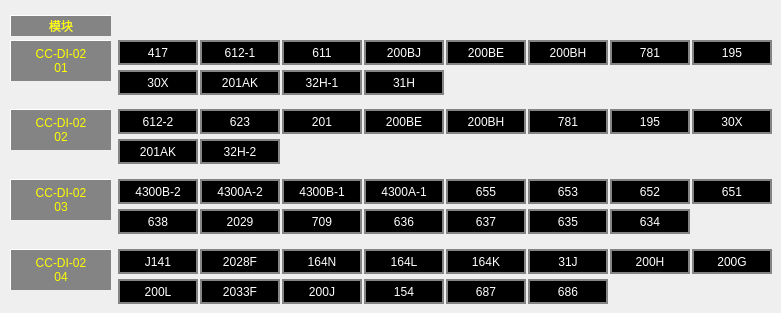
   <widget class="QWidget" name="RIOM2_1">
    <attribute name="title">
     <string>RIOM2-1</string>
    </attribute>
    <widget class="QLabel" name="LBL_DI_02_02_200BH">
     <property name="geometry">
      <rect>
       <x>446</x>
       <y>109</y>
       <width>80</width>
       <height>25</height>
      </rect>
     </property>
     <property name="styleSheet">
      <string notr="true">border:2px solid rgb(132,132,132) ;
background-color: black;
color:white;</string>
     </property>
     <property name="text">
      <string>200BH</string>
     </property>
     <property name="alignment">
      <set>Qt::AlignCenter</set>
     </property>
    </widget>
    <widget class="QLabel" name="LBL_DI_02_03_4300B_1">
     <property name="geometry">
      <rect>
       <x>282</x>
       <y>179</y>
       <width>80</width>
       <height>25</height>
      </rect>
     </property>
     <property name="styleSheet">
      <string notr="true">border:2px solid rgb(132,132,132) ;
background-color: black;
color:white;</string>
     </property>
     <property name="text">
      <string>4300B-1</string>
     </property>
     <property name="alignment">
      <set>Qt::AlignCenter</set>
     </property>
    </widget>
    <widget class="QLabel" name="LBL_DI_02_03_636">
     <property name="geometry">
      <rect>
       <x>364</x>
       <y>209</y>
       <width>80</width>
       <height>25</height>
      </rect>
     </property>
     <property name="styleSheet">
      <string notr="true">border:2px solid rgb(132,132,132) ;
background-color: black;
color:white;</string>
     </property>
     <property name="text">
      <string>636</string>
     </property>
     <property name="alignment">
      <set>Qt::AlignCenter</set>
     </property>
    </widget>
    <widget class="QLabel" name="LBL_DI_02_02_623">
     <property name="geometry">
      <rect>
       <x>200</x>
       <y>109</y>
       <width>80</width>
       <height>25</height>
      </rect>
     </property>
     <property name="styleSheet">
      <string notr="true">border:2px solid rgb(132,132,132) ;
background-color: black;
color:white;</string>
     </property>
     <property name="text">
      <string>623</string>
     </property>
     <property name="alignment">
      <set>Qt::AlignCenter</set>
     </property>
    </widget>
    <widget class="QLabel" name="LBL_DI_02_03_4300A_1">
     <property name="geometry">
      <rect>
       <x>364</x>
       <y>179</y>
       <width>80</width>
       <height>25</height>
      </rect>
     </property>
     <property name="styleSheet">
      <string notr="true">border:2px solid rgb(132,132,132) ;
background-color: black;
color:white;</string>
     </property>
     <property name="text">
      <string>4300A-1</string>
     </property>
     <property name="alignment">
      <set>Qt::AlignCenter</set>
     </property>
    </widget>
    <widget class="QLabel" name="LBL_DI_02_04_31J">
     <property name="geometry">
      <rect>
       <x>528</x>
       <y>249</y>
       <width>80</width>
       <height>25</height>
      </rect>
     </property>
     <property name="styleSheet">
      <string notr="true">border:2px solid rgb(132,132,132) ;
background-color: black;
color:white;</string>
     </property>
     <property name="text">
      <string>31J</string>
     </property>
     <property name="alignment">
      <set>Qt::AlignCenter</set>
     </property>
    </widget>
    <widget class="QLabel" name="LBL_DI_02_01_195">
     <property name="geometry">
      <rect>
       <x>692</x>
       <y>40</y>
       <width>80</width>
       <height>25</height>
      </rect>
     </property>
     <property name="styleSheet">
      <string notr="true">border:2px solid rgb(132,132,132) ;
background-color: black;
color:white;</string>
     </property>
     <property name="text">
      <string>195</string>
     </property>
     <property name="alignment">
      <set>Qt::AlignCenter</set>
     </property>
    </widget>
    <widget class="QLabel" name="LBL_DI_02_04_200H">
     <property name="geometry">
      <rect>
       <x>610</x>
       <y>249</y>
       <width>80</width>
       <height>25</height>
      </rect>
     </property>
     <property name="styleSheet">
      <string notr="true">border:2px solid rgb(132,132,132) ;
background-color: black;
color:white;</string>
     </property>
     <property name="text">
      <string>200H</string>
     </property>
     <property name="alignment">
      <set>Qt::AlignCenter</set>
     </property>
    </widget>
    <widget class="QLabel" name="LBL_DI_02_03_709">
     <property name="geometry">
      <rect>
       <x>282</x>
       <y>209</y>
       <width>80</width>
       <height>25</height>
      </rect>
     </property>
     <property name="styleSheet">
      <string notr="true">border:2px solid rgb(132,132,132) ;
background-color: black;
color:white;</string>
     </property>
     <property name="text">
      <string>709</string>
     </property>
     <property name="alignment">
      <set>Qt::AlignCenter</set>
     </property>
    </widget>
    <widget class="QLabel" name="LBL_RIOM2_1_Mode_4">
     <property name="geometry">
      <rect>
       <x>10</x>
       <y>249</y>
       <width>101</width>
       <height>41</height>
      </rect>
     </property>
     <property name="styleSheet">
      <string notr="true">border-left:1px solid white;
border-top:1px solid white;
background-color: rgb(132, 132, 132);
color:rgb(255,255,0);</string>
     </property>
     <property name="text">
      <string>CC-DI-02
04</string>
     </property>
     <property name="alignment">
      <set>Qt::AlignCenter</set>
     </property>
    </widget>
    <widget class="QLabel" name="LBL_DI_02_03_655">
     <property name="geometry">
      <rect>
       <x>446</x>
       <y>179</y>
       <width>80</width>
       <height>25</height>
      </rect>
     </property>
     <property name="styleSheet">
      <string notr="true">border:2px solid rgb(132,132,132) ;
background-color: black;
color:white;</string>
     </property>
     <property name="text">
      <string>655</string>
     </property>
     <property name="alignment">
      <set>Qt::AlignCenter</set>
     </property>
    </widget>
    <widget class="QLabel" name="LBL_RIOM2_1_Mode_2">
     <property name="geometry">
      <rect>
       <x>10</x>
       <y>109</y>
       <width>101</width>
       <height>41</height>
      </rect>
     </property>
     <property name="styleSheet">
      <string notr="true">border-left:1px solid white;
border-top:1px solid white;
background-color: rgb(132, 132, 132);
color:rgb(255,255,0);</string>
     </property>
     <property name="text">
      <string>CC-DI-02
02</string>
     </property>
     <property name="alignment">
      <set>Qt::AlignCenter</set>
     </property>
    </widget>
    <widget class="QLabel" name="LBL_DI_02_02_32H_2">
     <property name="geometry">
      <rect>
       <x>200</x>
       <y>139</y>
       <width>80</width>
       <height>25</height>
      </rect>
     </property>
     <property name="styleSheet">
      <string notr="true">border:2px solid rgb(132,132,132) ;
background-color: black;
color:white;</string>
     </property>
     <property name="text">
      <string>32H-2</string>
     </property>
     <property name="alignment">
      <set>Qt::AlignCenter</set>
     </property>
    </widget>
    <widget class="QLabel" name="LBL_DI_02_04_164K">
     <property name="geometry">
      <rect>
       <x>446</x>
       <y>249</y>
       <width>80</width>
       <height>25</height>
      </rect>
     </property>
     <property name="styleSheet">
      <string notr="true">border:2px solid rgb(132,132,132) ;
background-color: black;
color:white;</string>
     </property>
     <property name="text">
      <string>164K</string>
     </property>
     <property name="alignment">
      <set>Qt::AlignCenter</set>
     </property>
    </widget>
    <widget class="QLabel" name="LBL_DI_02_01_781">
     <property name="geometry">
      <rect>
       <x>610</x>
       <y>40</y>
       <width>80</width>
       <height>25</height>
      </rect>
     </property>
     <property name="styleSheet">
      <string notr="true">border:2px solid rgb(132,132,132) ;
background-color: black;
color:white;</string>
     </property>
     <property name="text">
      <string>781</string>
     </property>
     <property name="alignment">
      <set>Qt::AlignCenter</set>
     </property>
    </widget>
    <widget class="QLabel" name="LBL_DI_02_01_200BH">
     <property name="geometry">
      <rect>
       <x>528</x>
       <y>40</y>
       <width>80</width>
       <height>25</height>
      </rect>
     </property>
     <property name="styleSheet">
      <string notr="true">border:2px solid rgb(132,132,132) ;
background-color: black;
color:white;</string>
     </property>
     <property name="text">
      <string>200BH</string>
     </property>
     <property name="alignment">
      <set>Qt::AlignCenter</set>
     </property>
    </widget>
    <widget class="QLabel" name="LBL_DI_02_02_201AK">
     <property name="geometry">
      <rect>
       <x>118</x>
       <y>139</y>
       <width>80</width>
       <height>25</height>
      </rect>
     </property>
     <property name="styleSheet">
      <string notr="true">border:2px solid rgb(132,132,132) ;
background-color: black;
color:white;</string>
     </property>
     <property name="text">
      <string>201AK</string>
     </property>
     <property name="alignment">
      <set>Qt::AlignCenter</set>
     </property>
    </widget>
    <widget class="QLabel" name="LBL_DI_02_01_30X">
     <property name="geometry">
      <rect>
       <x>118</x>
       <y>70</y>
       <width>80</width>
       <height>25</height>
      </rect>
     </property>
     <property name="styleSheet">
      <string notr="true">border:2px solid rgb(132,132,132) ;
background-color: black;
color:white;</string>
     </property>
     <property name="text">
      <string>30X</string>
     </property>
     <property name="alignment">
      <set>Qt::AlignCenter</set>
     </property>
    </widget>
    <widget class="QLabel" name="LBL_DI_02_04_154">
     <property name="geometry">
      <rect>
       <x>364</x>
       <y>279</y>
       <width>80</width>
       <height>25</height>
      </rect>
     </property>
     <property name="styleSheet">
      <string notr="true">border:2px solid rgb(132,132,132) ;
background-color: black;
color:white;</string>
     </property>
     <property name="text">
      <string>154</string>
     </property>
     <property name="alignment">
      <set>Qt::AlignCenter</set>
     </property>
    </widget>
    <widget class="QLabel" name="LBL_DI_02_01_201AK">
     <property name="geometry">
      <rect>
       <x>200</x>
       <y>70</y>
       <width>80</width>
       <height>25</height>
      </rect>
     </property>
     <property name="styleSheet">
      <string notr="true">border:2px solid rgb(132,132,132) ;
background-color: black;
color:white;</string>
     </property>
     <property name="text">
      <string>201AK</string>
     </property>
     <property name="alignment">
      <set>Qt::AlignCenter</set>
     </property>
    </widget>
    <widget class="QLabel" name="LBL_DI_02_04_2033F">
     <property name="geometry">
      <rect>
       <x>200</x>
       <y>279</y>
       <width>80</width>
       <height>25</height>
      </rect>
     </property>
     <property name="styleSheet">
      <string notr="true">border:2px solid rgb(132,132,132) ;
background-color: black;
color:white;</string>
     </property>
     <property name="text">
      <string>2033F</string>
     </property>
     <property name="alignment">
      <set>Qt::AlignCenter</set>
     </property>
    </widget>
    <widget class="QLabel" name="LBL_DI_02_03_638">
     <property name="geometry">
      <rect>
       <x>118</x>
       <y>209</y>
       <width>80</width>
       <height>25</height>
      </rect>
     </property>
     <property name="styleSheet">
      <string notr="true">border:2px solid rgb(132,132,132) ;
background-color: black;
color:white;</string>
     </property>
     <property name="text">
      <string>638</string>
     </property>
     <property name="alignment">
      <set>Qt::AlignCenter</set>
     </property>
    </widget>
    <widget class="QLabel" name="LBL_DI_02_04_200J">
     <property name="geometry">
      <rect>
       <x>282</x>
       <y>279</y>
       <width>80</width>
       <height>25</height>
      </rect>
     </property>
     <property name="styleSheet">
      <string notr="true">border:2px solid rgb(132,132,132) ;
background-color: black;
color:white;</string>
     </property>
     <property name="text">
      <string>200J</string>
     </property>
     <property name="alignment">
      <set>Qt::AlignCenter</set>
     </property>
    </widget>
    <widget class="QLabel" name="LBL_DI_02_03_653">
     <property name="geometry">
      <rect>
       <x>528</x>
       <y>179</y>
       <width>80</width>
       <height>25</height>
      </rect>
     </property>
     <property name="styleSheet">
      <string notr="true">border:2px solid rgb(132,132,132) ;
background-color: black;
color:white;</string>
     </property>
     <property name="text">
      <string>653</string>
     </property>
     <property name="alignment">
      <set>Qt::AlignCenter</set>
     </property>
    </widget>
    <widget class="QLabel" name="LBL_DI_02_02_30X">
     <property name="geometry">
      <rect>
       <x>692</x>
       <y>109</y>
       <width>80</width>
       <height>25</height>
      </rect>
     </property>
     <property name="styleSheet">
      <string notr="true">border:2px solid rgb(132,132,132) ;
background-color: black;
color:white;</string>
     </property>
     <property name="text">
      <string>30X</string>
     </property>
     <property name="alignment">
      <set>Qt::AlignCenter</set>
     </property>
    </widget>
    <widget class="QLabel" name="LBL_DI_02_02_612_2">
     <property name="geometry">
      <rect>
       <x>118</x>
       <y>109</y>
       <width>80</width>
       <height>25</height>
      </rect>
     </property>
     <property name="styleSheet">
      <string notr="true">border:2px solid rgb(132,132,132) ;
background-color: black;
color:white;</string>
     </property>
     <property name="text">
      <string>612-2</string>
     </property>
     <property name="alignment">
      <set>Qt::AlignCenter</set>
     </property>
    </widget>
    <widget class="QLabel" name="LBL_DI_02_02_200BE">
     <property name="geometry">
      <rect>
       <x>364</x>
       <y>109</y>
       <width>80</width>
       <height>25</height>
      </rect>
     </property>
     <property name="styleSheet">
      <string notr="true">border:2px solid rgb(132,132,132) ;
background-color: black;
color:white;</string>
     </property>
     <property name="text">
      <string>200BE</string>
     </property>
     <property name="alignment">
      <set>Qt::AlignCenter</set>
     </property>
    </widget>
    <widget class="QLabel" name="LBL_DI_02_02_781">
     <property name="geometry">
      <rect>
       <x>528</x>
       <y>109</y>
       <width>80</width>
       <height>25</height>
      </rect>
     </property>
     <property name="styleSheet">
      <string notr="true">border:2px solid rgb(132,132,132) ;
background-color: black;
color:white;</string>
     </property>
     <property name="text">
      <string>781</string>
     </property>
     <property name="alignment">
      <set>Qt::AlignCenter</set>
     </property>
    </widget>
    <widget class="QLabel" name="LBL_DI_02_03_4300A_2">
     <property name="geometry">
      <rect>
       <x>200</x>
       <y>179</y>
       <width>80</width>
       <height>25</height>
      </rect>
     </property>
     <property name="styleSheet">
      <string notr="true">border:2px solid rgb(132,132,132) ;
background-color: black;
color:white;</string>
     </property>
     <property name="text">
      <string>4300A-2</string>
     </property>
     <property name="alignment">
      <set>Qt::AlignCenter</set>
     </property>
    </widget>
    <widget class="QLabel" name="LBL_DI_02_04_164L">
     <property name="geometry">
      <rect>
       <x>364</x>
       <y>249</y>
       <width>80</width>
       <height>25</height>
      </rect>
     </property>
     <property name="styleSheet">
      <string notr="true">border:2px solid rgb(132,132,132) ;
background-color: black;
color:white;</string>
     </property>
     <property name="text">
      <string>164L</string>
     </property>
     <property name="alignment">
      <set>Qt::AlignCenter</set>
     </property>
    </widget>
    <widget class="QLabel" name="LBL_DI_02_02_201">
     <property name="geometry">
      <rect>
       <x>282</x>
       <y>109</y>
       <width>80</width>
       <height>25</height>
      </rect>
     </property>
     <property name="styleSheet">
      <string notr="true">border:2px solid rgb(132,132,132) ;
background-color: black;
color:white;</string>
     </property>
     <property name="text">
      <string>201</string>
     </property>
     <property name="alignment">
      <set>Qt::AlignCenter</set>
     </property>
    </widget>
    <widget class="QLabel" name="LBL_DI_02_01_200BE">
     <property name="geometry">
      <rect>
       <x>446</x>
       <y>40</y>
       <width>80</width>
       <height>25</height>
      </rect>
     </property>
     <property name="styleSheet">
      <string notr="true">border:2px solid rgb(132,132,132) ;
background-color: black;
color:white;</string>
     </property>
     <property name="text">
      <string>200BE</string>
     </property>
     <property name="alignment">
      <set>Qt::AlignCenter</set>
     </property>
    </widget>
    <widget class="QLabel" name="LBL_DI_02_01_32H_1">
     <property name="geometry">
      <rect>
       <x>282</x>
       <y>70</y>
       <width>80</width>
       <height>25</height>
      </rect>
     </property>
     <property name="styleSheet">
      <string notr="true">border:2px solid rgb(132,132,132) ;
background-color: black;
color:white;</string>
     </property>
     <property name="text">
      <string>32H-1</string>
     </property>
     <property name="alignment">
      <set>Qt::AlignCenter</set>
     </property>
    </widget>
    <widget class="QLabel" name="LBL_DI_02_03_651">
     <property name="geometry">
      <rect>
       <x>692</x>
       <y>179</y>
       <width>80</width>
       <height>25</height>
      </rect>
     </property>
     <property name="styleSheet">
      <string notr="true">border:2px solid rgb(132,132,132) ;
background-color: black;
color:white;</string>
     </property>
     <property name="text">
      <string>651</string>
     </property>
     <property name="alignment">
      <set>Qt::AlignCenter</set>
     </property>
    </widget>
    <widget class="QLabel" name="LBL_DI_02_04_164N">
     <property name="geometry">
      <rect>
       <x>282</x>
       <y>249</y>
       <width>80</width>
       <height>25</height>
      </rect>
     </property>
     <property name="styleSheet">
      <string notr="true">border:2px solid rgb(132,132,132) ;
background-color: black;
color:white;</string>
     </property>
     <property name="text">
      <string>164N</string>
     </property>
     <property name="alignment">
      <set>Qt::AlignCenter</set>
     </property>
    </widget>
    <widget class="QLabel" name="LBL_DI_02_01_611">
     <property name="geometry">
      <rect>
       <x>282</x>
       <y>40</y>
       <width>80</width>
       <height>25</height>
      </rect>
     </property>
     <property name="styleSheet">
      <string notr="true">border:2px solid rgb(132,132,132) ;
background-color: black;
color:white;</string>
     </property>
     <property name="text">
      <string>611</string>
     </property>
     <property name="alignment">
      <set>Qt::AlignCenter</set>
     </property>
    </widget>
    <widget class="QLabel" name="LBL_RIOM2_1_Mode_3">
     <property name="geometry">
      <rect>
       <x>10</x>
       <y>179</y>
       <width>101</width>
       <height>41</height>
      </rect>
     </property>
     <property name="styleSheet">
      <string notr="true">border-left:1px solid white;
border-top:1px solid white;
background-color: rgb(132, 132, 132);
color:rgb(255,255,0);</string>
     </property>
     <property name="text">
      <string>CC-DI-02
03</string>
     </property>
     <property name="alignment">
      <set>Qt::AlignCenter</set>
     </property>
    </widget>
    <widget class="QLabel" name="LBL_RIOM2_1_Mode">
     <property name="geometry">
      <rect>
       <x>10</x>
       <y>15</y>
       <width>101</width>
       <height>21</height>
      </rect>
     </property>
     <property name="styleSheet">
      <string notr="true">border-left:1px solid white;
border-top:1px solid white;
background-color: rgb(132, 132, 132);
color:rgb(255,255,0);</string>
     </property>
     <property name="text">
      <string>模块</string>
     </property>
     <property name="alignment">
      <set>Qt::AlignCenter</set>
     </property>
    </widget>
    <widget class="QLabel" name="LBL_DI_02_02_195">
     <property name="geometry">
      <rect>
       <x>610</x>
       <y>109</y>
       <width>80</width>
       <height>25</height>
      </rect>
     </property>
     <property name="styleSheet">
      <string notr="true">border:2px solid rgb(132,132,132) ;
background-color: black;
color:white;</string>
     </property>
     <property name="text">
      <string>195</string>
     </property>
     <property name="alignment">
      <set>Qt::AlignCenter</set>
     </property>
    </widget>
    <widget class="QLabel" name="LBL_DI_02_04_2028F">
     <property name="geometry">
      <rect>
       <x>200</x>
       <y>249</y>
       <width>80</width>
       <height>25</height>
      </rect>
     </property>
     <property name="styleSheet">
      <string notr="true">border:2px solid rgb(132,132,132) ;
background-color: black;
color:white;</string>
     </property>
     <property name="text">
      <string>2028F</string>
     </property>
     <property name="alignment">
      <set>Qt::AlignCenter</set>
     </property>
    </widget>
    <widget class="QLabel" name="LBL_DI_02_03_4300B_2">
     <property name="geometry">
      <rect>
       <x>118</x>
       <y>179</y>
       <width>80</width>
       <height>25</height>
      </rect>
     </property>
     <property name="styleSheet">
      <string notr="true">border:2px solid rgb(132,132,132) ;
background-color: black;
color:white;</string>
     </property>
     <property name="text">
      <string>4300B-2</string>
     </property>
     <property name="alignment">
      <set>Qt::AlignCenter</set>
     </property>
    </widget>
    <widget class="QLabel" name="LBL_DI_02_03_652">
     <property name="geometry">
      <rect>
       <x>610</x>
       <y>179</y>
       <width>80</width>
       <height>25</height>
      </rect>
     </property>
     <property name="styleSheet">
      <string notr="true">border:2px solid rgb(132,132,132) ;
background-color: black;
color:white;</string>
     </property>
     <property name="text">
      <string>652</string>
     </property>
     <property name="alignment">
      <set>Qt::AlignCenter</set>
     </property>
    </widget>
    <widget class="QLabel" name="LBL_DI_02_01_31H">
     <property name="geometry">
      <rect>
       <x>364</x>
       <y>70</y>
       <width>80</width>
       <height>25</height>
      </rect>
     </property>
     <property name="styleSheet">
      <string notr="true">border:2px solid rgb(132,132,132) ;
background-color: black;
color:white;</string>
     </property>
     <property name="text">
      <string>31H</string>
     </property>
     <property name="alignment">
      <set>Qt::AlignCenter</set>
     </property>
    </widget>
    <widget class="QLabel" name="LBL_DI_02_01_417">
     <property name="geometry">
      <rect>
       <x>118</x>
       <y>40</y>
       <width>80</width>
       <height>25</height>
      </rect>
     </property>
     <property name="styleSheet">
      <string notr="true">border:2px solid rgb(132,132,132) ;
background-color: black;
color:white;</string>
     </property>
     <property name="text">
      <string>417</string>
     </property>
     <property name="alignment">
      <set>Qt::AlignCenter</set>
     </property>
    </widget>
    <widget class="QLabel" name="LBL_DI_02_04_200L">
     <property name="geometry">
      <rect>
       <x>118</x>
       <y>279</y>
       <width>80</width>
       <height>25</height>
      </rect>
     </property>
     <property name="styleSheet">
      <string notr="true">border:2px solid rgb(132,132,132) ;
background-color: black;
color:white;</string>
     </property>
     <property name="text">
      <string>200L</string>
     </property>
     <property name="alignment">
      <set>Qt::AlignCenter</set>
     </property>
    </widget>
    <widget class="QLabel" name="LBL_RIOM2_1_Mode_1">
     <property name="geometry">
      <rect>
       <x>10</x>
       <y>40</y>
       <width>101</width>
       <height>41</height>
      </rect>
     </property>
     <property name="styleSheet">
      <string notr="true">border-left:1px solid white;
border-top:1px solid white;
background-color: rgb(132, 132, 132);
color:rgb(255,255,0);</string>
     </property>
     <property name="text">
      <string>CC-DI-02
01</string>
     </property>
     <property name="alignment">
      <set>Qt::AlignCenter</set>
     </property>
    </widget>
    <widget class="QLabel" name="LBL_DI_02_03_2029">
     <property name="geometry">
      <rect>
       <x>200</x>
       <y>209</y>
       <width>80</width>
       <height>25</height>
      </rect>
     </property>
     <property name="styleSheet">
      <string notr="true">border:2px solid rgb(132,132,132) ;
background-color: black;
color:white;</string>
     </property>
     <property name="text">
      <string>2029</string>
     </property>
     <property name="alignment">
      <set>Qt::AlignCenter</set>
     </property>
    </widget>
    <widget class="QLabel" name="LBL_DI_02_01_200BJ">
     <property name="geometry">
      <rect>
       <x>364</x>
       <y>40</y>
       <width>80</width>
       <height>25</height>
      </rect>
     </property>
     <property name="styleSheet">
      <string notr="true">border:2px solid rgb(132,132,132) ;
background-color: black;
color:white;</string>
     </property>
     <property name="text">
      <string>200BJ</string>
     </property>
     <property name="alignment">
      <set>Qt::AlignCenter</set>
     </property>
    </widget>
    <widget class="QLabel" name="LBL_DI_02_04_J141">
     <property name="geometry">
      <rect>
       <x>118</x>
       <y>249</y>
       <width>80</width>
       <height>25</height>
      </rect>
     </property>
     <property name="styleSheet">
      <string notr="true">border:2px solid rgb(132,132,132) ;
background-color: black;
color:white;</string>
     </property>
     <property name="text">
      <string>J141</string>
     </property>
     <property name="alignment">
      <set>Qt::AlignCenter</set>
     </property>
    </widget>
    <widget class="QLabel" name="LBL_DI_02_01_612_1">
     <property name="geometry">
      <rect>
       <x>200</x>
       <y>40</y>
       <width>80</width>
       <height>25</height>
      </rect>
     </property>
     <property name="styleSheet">
      <string notr="true">border:2px solid rgb(132,132,132) ;
background-color: black;
color:white;</string>
     </property>
     <property name="text">
      <string>612-1</string>
     </property>
     <property name="alignment">
      <set>Qt::AlignCenter</set>
     </property>
    </widget>
    <widget class="QLabel" name="LBL_DI_02_04_200G">
     <property name="geometry">
      <rect>
       <x>692</x>
       <y>249</y>
       <width>80</width>
       <height>25</height>
      </rect>
     </property>
     <property name="styleSheet">
      <string notr="true">border:2px solid rgb(132,132,132) ;
background-color: black;
color:white;</string>
     </property>
     <property name="text">
      <string>200G</string>
     </property>
     <property name="alignment">
      <set>Qt::AlignCenter</set>
     </property>
    </widget>
    <widget class="QLabel" name="LBL_DI_02_03_634">
     <property name="geometry">
      <rect>
       <x>610</x>
       <y>209</y>
       <width>80</width>
       <height>25</height>
      </rect>
     </property>
     <property name="styleSheet">
      <string notr="true">border:2px solid rgb(132,132,132) ;
background-color: black;
color:white;</string>
     </property>
     <property name="text">
      <string>634</string>
     </property>
     <property name="alignment">
      <set>Qt::AlignCenter</set>
     </property>
    </widget>
    <widget class="QLabel" name="LBL_DI_02_03_637">
     <property name="geometry">
      <rect>
       <x>446</x>
       <y>209</y>
       <width>80</width>
       <height>25</height>
      </rect>
     </property>
     <property name="styleSheet">
      <string notr="true">border:2px solid rgb(132,132,132) ;
background-color: black;
color:white;</string>
     </property>
     <property name="text">
      <string>637</string>
     </property>
     <property name="alignment">
      <set>Qt::AlignCenter</set>
     </property>
    </widget>
    <widget class="QLabel" name="LBL_DI_02_03_635">
     <property name="geometry">
      <rect>
       <x>528</x>
       <y>209</y>
       <width>80</width>
       <height>25</height>
      </rect>
     </property>
     <property name="styleSheet">
      <string notr="true">border:2px solid rgb(132,132,132) ;
background-color: black;
color:white;</string>
     </property>
     <property name="text">
      <string>635</string>
     </property>
     <property name="alignment">
      <set>Qt::AlignCenter</set>
     </property>
    </widget>
    <widget class="QLabel" name="LBL_DI_02_04_686">
     <property name="geometry">
      <rect>
       <x>528</x>
       <y>279</y>
       <width>80</width>
       <height>25</height>
      </rect>
     </property>
     <property name="styleSheet">
      <string notr="true">border:2px solid rgb(132,132,132) ;
background-color: black;
color:white;</string>
     </property>
     <property name="text">
      <string>686</string>
     </property>
     <property name="alignment">
      <set>Qt::AlignCenter</set>
     </property>
    </widget>
    <widget class="QLabel" name="LBL_DI_02_04_687">
     <property name="geometry">
      <rect>
       <x>446</x>
       <y>279</y>
       <width>80</width>
       <height>25</height>
      </rect>
     </property>
     <property name="styleSheet">
      <string notr="true">border:2px solid rgb(132,132,132) ;
background-color: black;
color:white;</string>
     </property>
     <property name="text">
      <string>687</string>
     </property>
     <property name="alignment">
      <set>Qt::AlignCenter</set>
     </property>
    </widget>
   </widget>
